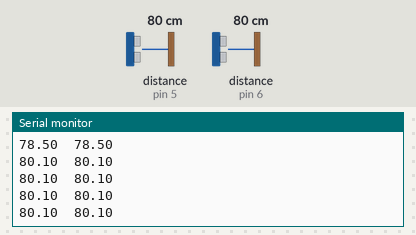
A sketch run on a simulated Arduino Uno, built with avr-gcc and run on an emulated ATmega328P. Shown: the last lines printed to the serial monitor. Wiring (inferred from the names in the program): 2 × ultrasonic range finder: trigger pin 5, echo pin 5 / trigger pin 6, echo pin 6. Inputs (shaded band) come from the test bench; at power-on: distance to the obstacle (sensors on pin 5, pin 6) 80 cm. The echo pulse lasts 58.3 µs per cm.

Above: at 1.2 s.
1.3 s: distance to the obstacle (sensor on pin 5) set to 2 cm
At 2.1 s:
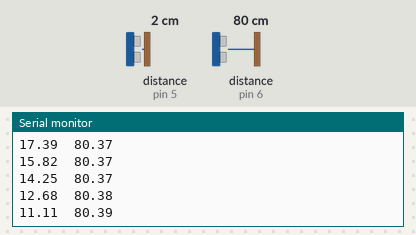
2.8 s: distance to the obstacle (sensor on pin 6) set to 2 cm
At 3.7 s:
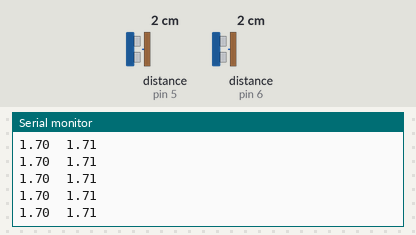
4.3 s: distance to the obstacle (sensor on pin 5) set to 9 cm
At 5.4 s:
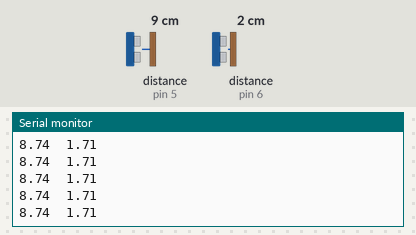
7.3 s: distance to the obstacle (sensor on pin 6) set to 4 cm
At 8.3 s:
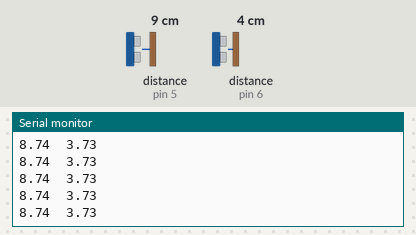
Timing chart, 0 to 9.8 s (numbered marks = the images above; inputs shaded):
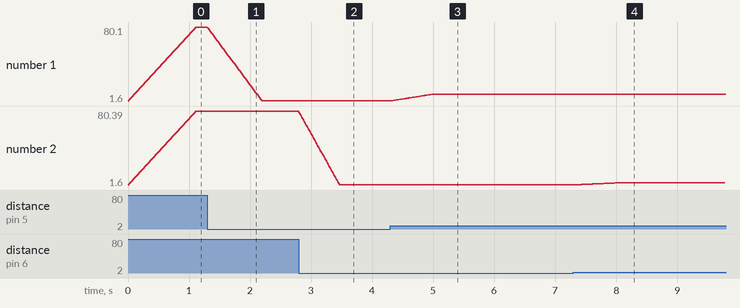

Measured:
- after the input at 1.3 s, the serial monitor: prints a new line at once (image 1)
- after the input at 7.3 s, the serial monitor: prints a new line at once (image 4)
- plotted number 1: 80.1 → 1.71 after the input at 1.3 s
- plotted number 2: 80.1 → 80.17 after the input at 1.3 s, 1.75 → 3.73 after the input at 7.3 s

The sketch:

ping_test.ino
```cpp
//Got this code from Arduino Cookbook by Michael Margolis
const unsigned int pingPin = 5;
const unsigned int pingPin2 = 6;
const unsigned int MAX_DIST = 200; //Max distance in cm

//Don't edit
const unsigned int TIMEOUT_DIST = MAX_DIST*29*2; //Will change based on speed of sound, DO NOT USE IN PRODUCTION

const byte bufferSize = 50;
float buffer1[bufferSize];
float buffer2[bufferSize];
byte buffer1Pos = 0;
byte buffer2Pos = 0;

void setup()
{
  Serial.begin(9600);
}

void loop()
{
  Serial.print(addToBuffer(buffer1, &buffer1Pos, ping(pingPin)));
  Serial.print("\t");
  delay(5);
  Serial.println(addToBuffer(buffer2, &buffer2Pos, ping(pingPin2)));
  delay(5);
}

float addToBuffer(float * buffer, byte * bufferPos, float value){
  buffer[*bufferPos] = value;
  (*bufferPos)++;
  if(*bufferPos >= bufferSize){
    *bufferPos = 0;
  }
  float avg = 0;
  for(byte i = 0; i < bufferSize; i++){
    avg += buffer[i];
  }
  return avg / bufferSize;
}

/*
float ping2(unsigned int pingPin, unsigned int pingPin2)
{
  unsigned int duration;
  float cm;

  //Sound ping triggered by HIGH pulse of 2 us or more
  pinMode(pingPin, OUTPUT);
  digitalWrite(pingPin, LOW);
  delayMicroseconds(2);
  digitalWrite(pingPin, HIGH);
  delayMicroseconds(5);
  digitalWrite(pingPin, LOW);

  //times how long it takes sound to come back
  pinMode(pingPin, INPUT);
  duration = pulseIn(pingPin, HIGH, TIMEOUT_DIST); //This will check up to 1.1m

  cm = microsecondsToCentimeters(duration);
  return cm;
}
*/
float ping(unsigned int pingPin)
{
  unsigned int duration;
  float cm;

  //Sound ping triggered by HIGH pulse of 2 us or more
  pinMode(pingPin, OUTPUT);
  digitalWrite(pingPin, LOW);
  delayMicroseconds(2);
  digitalWrite(pingPin, HIGH);
  delayMicroseconds(5);
  digitalWrite(pingPin, LOW);

  //times how long it takes sound to come back
  pinMode(pingPin, INPUT);
  duration = pulseIn(pingPin, HIGH, TIMEOUT_DIST); //This will check up to 1.1m

  cm = microsecondsToCentimeters(duration);
  return cm;
}

float microsecondsToCentimeters(unsigned int microseconds)
{
  //speed of sound is 29 microseconds for 1 cm and ping
  //travels there and back so divide by 2
  //Serial.println(microseconds);
  return (microseconds / 29.0) / 2;
}
```
